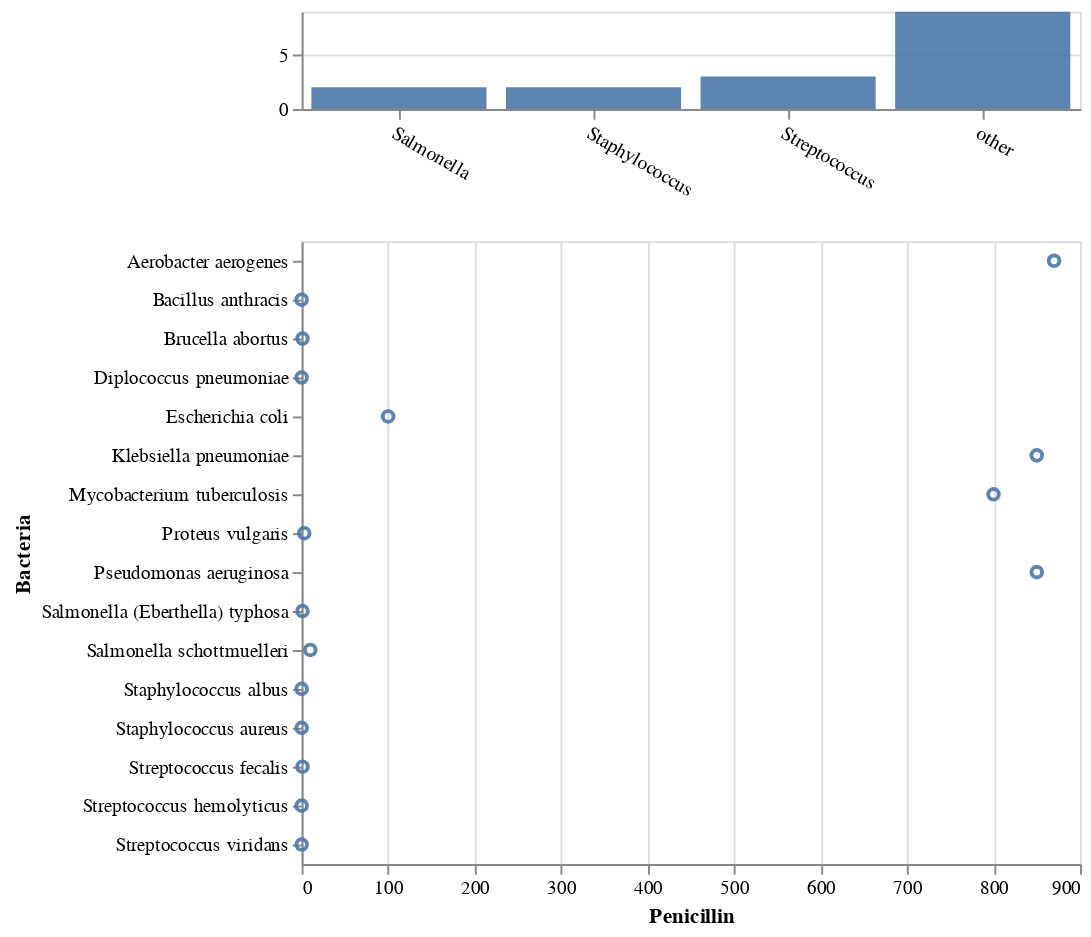

The cell this chart's notebook holds for it:
### Markdown cell above
Para interações mais complexas, como gráficos vinculados e filtragem cruzada, o Altair fornece uma abstração de seleção para definir seleções interativas e, em seguida, vinculá-las a componentes de um gráfico. Abordaremos isso em detalhes em um notebook posterior.

Abaixo está um exemplo mais complexo. O histograma superior mostra a contagem de bactérias por gênero e usa uma seleção interativa para modificar a opacidade dos pontos no diagrama de dispersão inferior, que mostra penicilina vs bactéria.

Arraste um intervalo no gráfico superior e veja como ele afeta os pontos no gráfico inferior. Ao examinar o código, **não se preocupe se as partes ainda não fizerem sentido!** Este é um exemplo aspiracional, preencheremos todos os detalhes necessários ao longo dos diferentes notebooks.

### Code cell
# crie uma seleção de intervalo sobre uma codificação do eixo x
brush = alt.selection_interval(encodings=['x'])

# determine a opacidade com base no pincel
opacity = alt.condition(brush, alt.value(0.9), alt.value(0.1))

# Um histograma de bacterias por gênero
# adicione o pincel de intervalo para selecionar gêneros
overview = alt.Chart(burtin).mark_bar().encode(
    alt.X('Genus:O', # Ordena por gênero
      axis=alt.Axis(title=None, labelAngle=30) # título : sem título, ângulo : 30
    ),
    alt.Y('count()', title=None), # contagens , título : sem título
    opacity=opacity
).add_selection(
    brush      # adicionar seleção de pincel de intervalo ao gráfico
).properties(
    width=400, # defina a largura do gráfico para 400 pixels
    height=50  # defina a altura do gráfico para 50 pixels
)

# o gráfico de dispersão detalhado de penicilina vs bactéria
# modular a opacidade do ponto com base na seleção do pincel
detail = alt.Chart(burtin).mark_point().encode(
    alt.X('Penicillin'),
    alt.Y('Bacteria'),
    # definir opacidade com base na seleção do pincel
    opacity=opacity
).properties(width=400) # defina a largura do gráfico para corresponder ao primeiro gráfico

# concatenar verticalmente (vconcat) gráficos usando o operador '&'
overview & detail

### Figure 1 — Vega-Lite specification as saved in the notebook (floating-point values rounded to 4 significant figures)
{"config": {"view": {"continuousWidth": 300, "continuousHeight": 300}}, "vconcat": [{"mark": {"type": "bar"}, "encoding": {"opacity": {"condition": {"param": "param_18", "value": 0.9}, "value": 0.1}, "x": {"axis": {"labelAngle": 30, "title": null}, "field": "Genus", "type": "ordinal"}, "y": {"aggregate": "count", "title": null, "type": "quantitative"}}, "height": 50, "name": "view_9", "width": 400}, {"mark": {"type": "point"}, "encoding": {"opacity": {"condition": {"param": "param_18", "value": 0.9}, "value": 0.1}, "x": {"field": "Penicillin", "type": "quantitative"}, "y": {"field": "Bacteria", "type": "nominal"}}, "width": 400}], "data": {"name": "data-9358c74bfa85e269e603e741ba1c4924"}, "params": [{"name": "param_18", "select": {"type": "interval", "encodings": ["x"]}, "views": ["view_9"]}], "$schema": "https://vega.github.io/schema/vega-lite/v5.20.1.json", "datasets": {"data-9358c74bfa85e269e603e741ba1c4924": [{"Bacteria": "Aerobacter aerogenes", "Penicillin": 870.0, "Streptomycin": 1.0, "Neomycin": 1.6, "Gram_Staining": "negative", "Genus": "other"}, {"Bacteria": "Bacillus anthracis", "Penicillin": 0.001, "Streptomycin": 0.01, "Neomycin": 0.007, "Gram_Staining": "positive", "Genus": "other"}, {"Bacteria": "Brucella abortus", "Penicillin": 1.0, "Streptomycin": 2.0, "Neomycin": 0.02, "Gram_Staining": "negative", "Genus": "other"}, {"Bacteria": "Diplococcus pneumoniae", "Penicillin": 0.005, "Streptomycin": 11.0, "Neomycin": 10.0, "Gram_Staining": "positive", "Genus": "other"}, {"Bacteria": "Escherichia coli", "Penicillin": 100.0, "Streptomycin": 0.4, "Neomycin": 0.1, "Gram_Staining": "negative", "Genus": "other"}, {"Bacteria": "Klebsiella pneumoniae", "Penicillin": 850.0, "Streptomycin": 1.2, "Neomycin": 1.0, "Gram_Staining": "negative", "Genus": "other"}, {"Bacteria": "Mycobacterium tuberculosis", "Penicillin": 800.0, "Streptomycin": 5.0, "Neomycin": 2.0, "Gram_Staining": "negative", "Genus": "other"}, {"Bacteria": "Proteus vulgaris", "Penicillin": 3.0, "Streptomycin": 0.1, "Neomycin": 0.1, "Gram_Staining": "negative", "Genus": "other"}, {"Bacteria": "Pseudomonas aeruginosa", "Penicillin": 850.0, "Streptomycin": 2.0, "Neomycin": 0.4, "Gram_Staining": "negative", "Genus": "other"}, {"Bacteria": "Salmonella (Eberthella) typhosa", "Penicillin": 1.0, "Streptomycin": 0.4, "Neomycin": 0.008, "Gram_Staining": "negative", "Genus": "Salmonella"}, {"Bacteria": "Salmonella schottmuelleri", "Penicillin": 10.0, "Streptomycin": 0.8, "Neomycin": 0.09, "Gram_Staining": "negative", "Genus": "Salmonella"}, {"Bacteria": "Staphylococcus albus", "Penicillin": 0.007, "Streptomycin": 0.1, "Neomycin": 0.001, "Gram_Staining": "positive", "Genus": "Staphylococcus"}, {"Bacteria": "Staphylococcus aureus", "Penicillin": 0.03, "Streptomycin": 0.03, "Neomycin": 0.001, "Gram_Staining": "positive", "Genus": "Staphylococcus"}, {"Bacteria": "Streptococcus fecalis", "Penicillin": 1.0, "Streptomycin": 1.0, "Neomycin": 0.1, "Gram_Staining": "positive", "Genus": "Streptococcus"}, {"Bacteria": "Streptococcus hemolyticus", "Penicillin": 0.001, "Streptomycin": 14.0, "Neomycin": 10.0, "Gram_Staining": "positive", "Genus": "Streptococcus"}, {"Bacteria": "Streptococcus viridans", "Penicillin": 0.005, "Streptomycin": 10.0, "Neomycin": 40.0, "Gram_Staining": "positive", "Genus": "Streptococcus"}]}}
